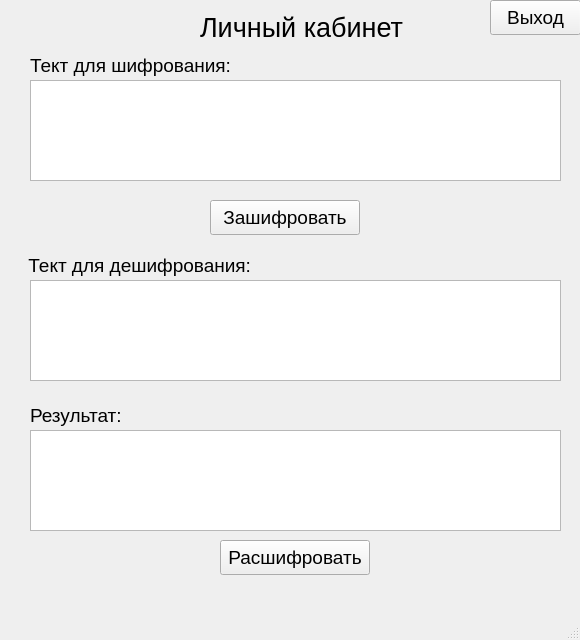
<?xml version="1.0" encoding="UTF-8"?>
<ui version="4.0">
 <class>personalKab</class>
 <widget class="QMainWindow" name="personalKab">
  <property name="geometry">
   <rect>
    <x>0</x>
    <y>0</y>
    <width>580</width>
    <height>640</height>
   </rect>
  </property>
  <property name="minimumSize">
   <size>
    <width>580</width>
    <height>640</height>
   </size>
  </property>
  <property name="maximumSize">
   <size>
    <width>580</width>
    <height>640</height>
   </size>
  </property>
  <property name="sizeIncrement">
   <size>
    <width>580</width>
    <height>640</height>
   </size>
  </property>
  <property name="windowTitle">
   <string>MainWindow</string>
  </property>
  <widget class="QWidget" name="centralwidget">
   <widget class="QLabel" name="label">
    <property name="geometry">
     <rect>
      <x>200</x>
      <y>10</y>
      <width>211</width>
      <height>35</height>
     </rect>
    </property>
    <property name="font">
     <font>
      <pointsize>20</pointsize>
     </font>
    </property>
    <property name="text">
     <string>Личный кабинет</string>
    </property>
   </widget>
   <widget class="QPushButton" name="encrypt_btn">
    <property name="geometry">
     <rect>
      <x>210</x>
      <y>200</y>
      <width>150</width>
      <height>35</height>
     </rect>
    </property>
    <property name="font">
     <font>
      <pointsize>14</pointsize>
     </font>
    </property>
    <property name="text">
     <string>Зашифровать</string>
    </property>
   </widget>
   <widget class="QLabel" name="text_label">
    <property name="geometry">
     <rect>
      <x>20</x>
      <y>50</y>
      <width>211</width>
      <height>31</height>
     </rect>
    </property>
    <property name="font">
     <font>
      <pointsize>14</pointsize>
     </font>
    </property>
    <property name="text">
     <string>Тект для шифрования:</string>
    </property>
    <property name="alignment">
     <set>Qt::AlignRight|Qt::AlignTrailing|Qt::AlignVCenter</set>
    </property>
   </widget>
   <widget class="QLabel" name="text_label_2">
    <property name="geometry">
     <rect>
      <x>20</x>
      <y>250</y>
      <width>231</width>
      <height>31</height>
     </rect>
    </property>
    <property name="font">
     <font>
      <pointsize>14</pointsize>
     </font>
    </property>
    <property name="text">
     <string>Тект для дешифрования:</string>
    </property>
    <property name="alignment">
     <set>Qt::AlignRight|Qt::AlignTrailing|Qt::AlignVCenter</set>
    </property>
   </widget>
   <widget class="QLabel" name="text_label_3">
    <property name="geometry">
     <rect>
      <x>30</x>
      <y>400</y>
      <width>121</width>
      <height>31</height>
     </rect>
    </property>
    <property name="font">
     <font>
      <pointsize>14</pointsize>
     </font>
    </property>
    <property name="text">
     <string>Результат:</string>
    </property>
    <property name="alignment">
     <set>Qt::AlignLeading|Qt::AlignLeft|Qt::AlignVCenter</set>
    </property>
   </widget>
   <widget class="QPushButton" name="dencrypt_btn">
    <property name="geometry">
     <rect>
      <x>220</x>
      <y>540</y>
      <width>150</width>
      <height>35</height>
     </rect>
    </property>
    <property name="font">
     <font>
      <pointsize>14</pointsize>
     </font>
    </property>
    <property name="text">
     <string>Расшифровать</string>
    </property>
   </widget>
   <widget class="QPushButton" name="exit_btn">
    <property name="geometry">
     <rect>
      <x>490</x>
      <y>0</y>
      <width>91</width>
      <height>35</height>
     </rect>
    </property>
    <property name="font">
     <font>
      <pointsize>14</pointsize>
     </font>
    </property>
    <property name="text">
     <string>Выход</string>
    </property>
   </widget>
   <widget class="QTextEdit" name="text_for_encryption">
    <property name="geometry">
     <rect>
      <x>30</x>
      <y>80</y>
      <width>531</width>
      <height>101</height>
     </rect>
    </property>
   </widget>
   <widget class="QTextEdit" name="text_for_dencryption">
    <property name="geometry">
     <rect>
      <x>30</x>
      <y>280</y>
      <width>531</width>
      <height>101</height>
     </rect>
    </property>
   </widget>
   <widget class="QTextEdit" name="finished_text">
    <property name="geometry">
     <rect>
      <x>30</x>
      <y>430</y>
      <width>531</width>
      <height>101</height>
     </rect>
    </property>
   </widget>
  </widget>
  <widget class="QMenuBar" name="menubar">
   <property name="geometry">
    <rect>
     <x>0</x>
     <y>0</y>
     <width>580</width>
     <height>21</height>
    </rect>
   </property>
  </widget>
  <widget class="QStatusBar" name="statusbar"/>
 </widget>
 <resources/>
 <connections/>
</ui>
